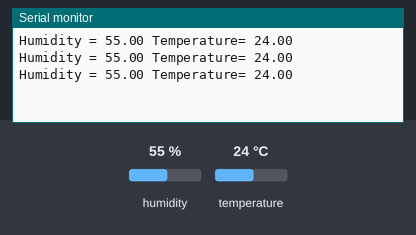
A program run on a simulated Arduino Uno, built with avr-gcc and run on an emulated ATmega328P. Shown: the last lines printed to the serial monitor. Inputs (shaded band) come from the test bench; at power-on: humidity 55 %, temperature 24 °C.

Above: at 2.8 s.
2.9 s: humidity set to 22 %
At 5.5 s:
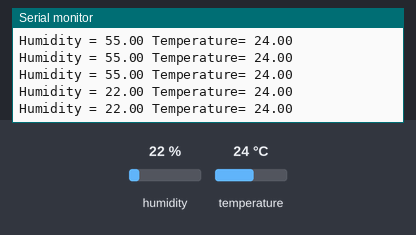
5.6 s: temperature set to 12 °C
At 6.9 s:
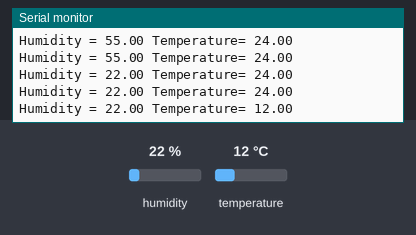
8.3 s: humidity set to 40 %
At 9.6 s:
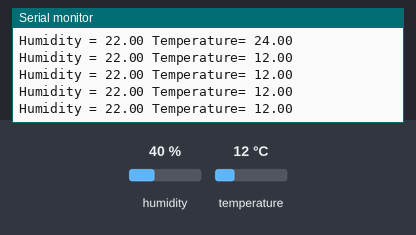
Timing chart, 0 to 11.3 s (numbered marks = the images above; inputs shaded):
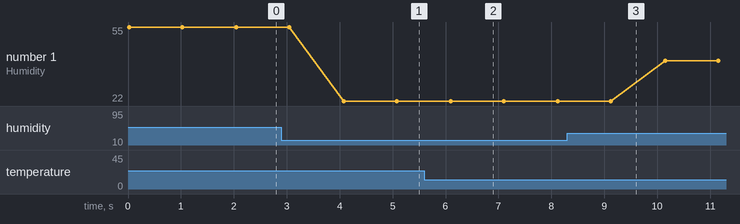

The program:

main.cpp
```cpp
#include <Arduino.h>
#include <DHT.h>
#include <Adafruit_Sensor.h> // dht has dependency on this


/*
get started with the DHT11 temp & humidity sensor
// leftmost-- VCC, then Sensor pin, pin 3 not used, pin 4 is GND
*/

const int sensorPin= 7;
#define Type DHT11 //  to define the DHT sensor type you’re using
float temp;
float humidity;

DHT dht(sensorPin, Type); //initialize a DHT object with the pin and type

void setup() {
// pinMode(sensorPin, OUTPUT); not needed, already set in the library
Serial.begin(9600);
dht.begin();
}

void loop() {
 humidity = dht.readHumidity();
 temp = dht.readTemperature();
 Serial.print("Humidity = ");
 Serial.print(humidity);
 Serial.print(" ");
 Serial.print("Temperature= ");
 Serial.println(temp);
 delay(1000);
}
```

Measured:
- after the input at 2.9 s, the serial monitor: prints a new line after 1.2 s (image 1)
- after the input at 5.6 s, the serial monitor: prints a new line after 0.50 s (image 2)
- plotted number 1: 55 → 22 after the input at 2.9 s, 22 → 40 after the input at 8.3 s
